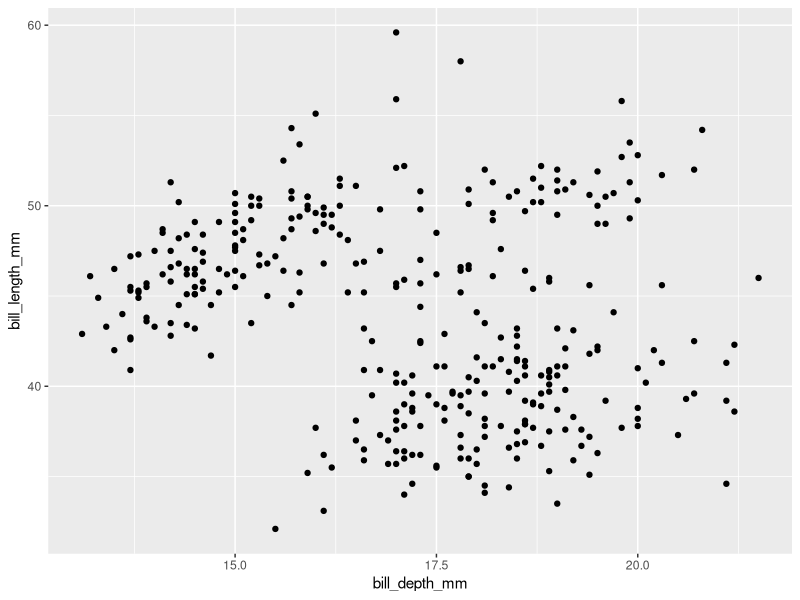
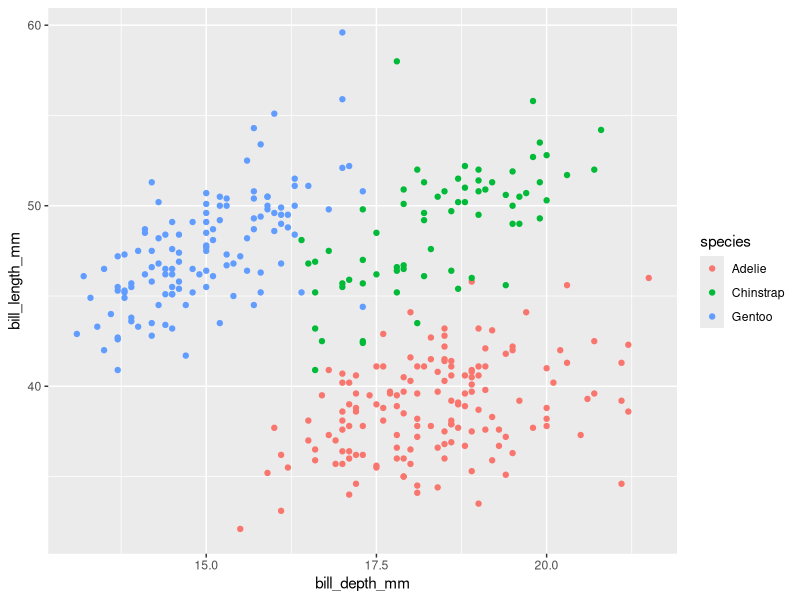
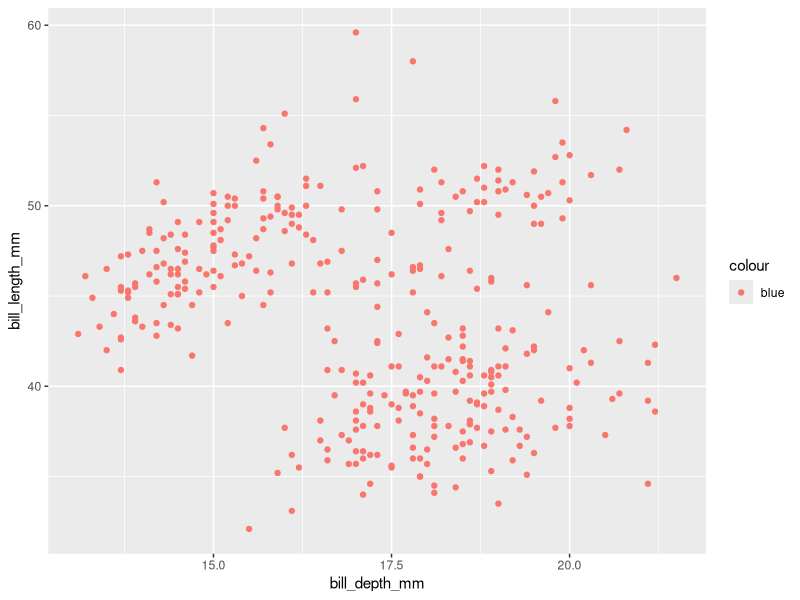
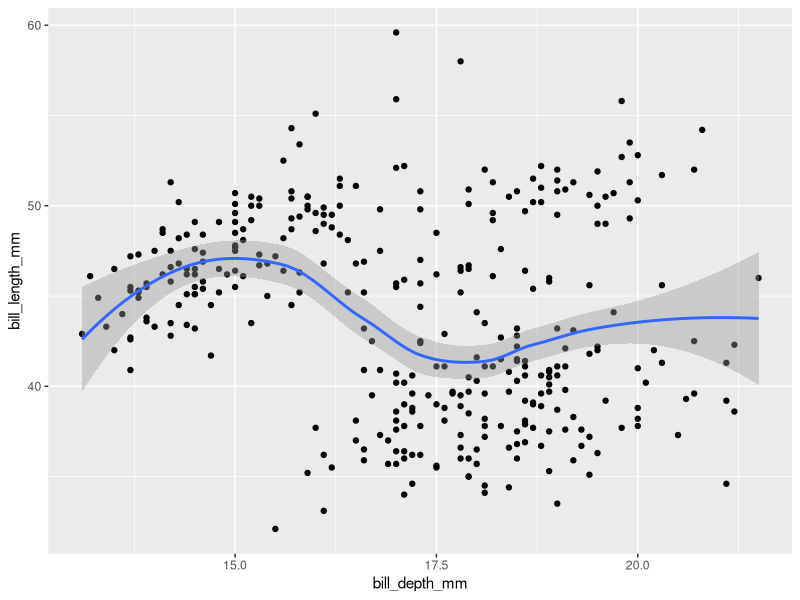
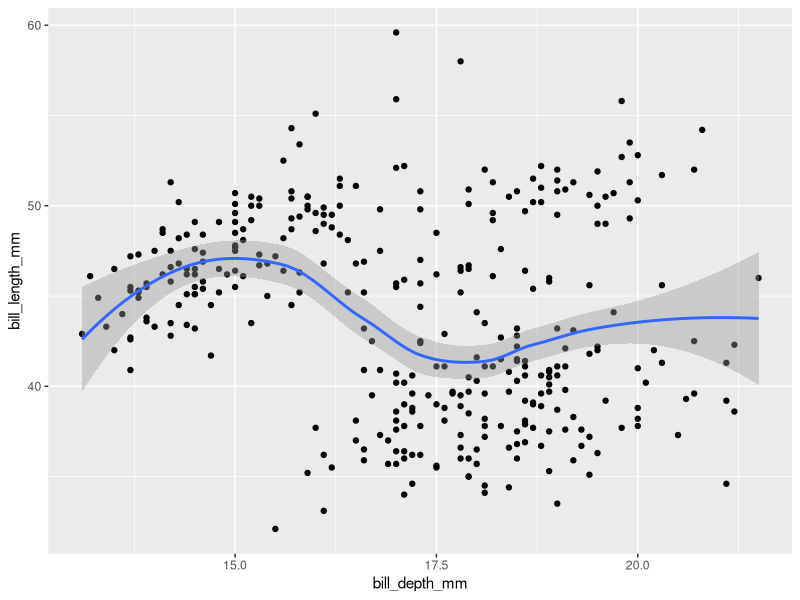
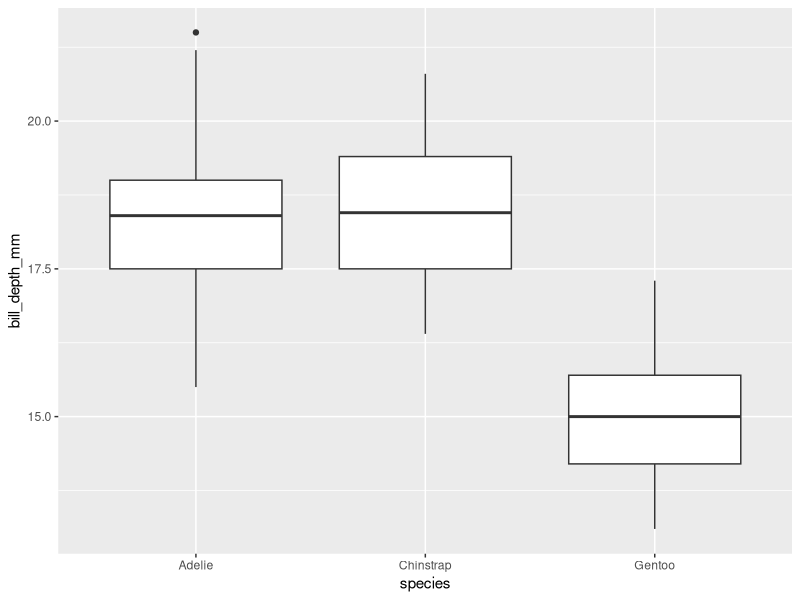
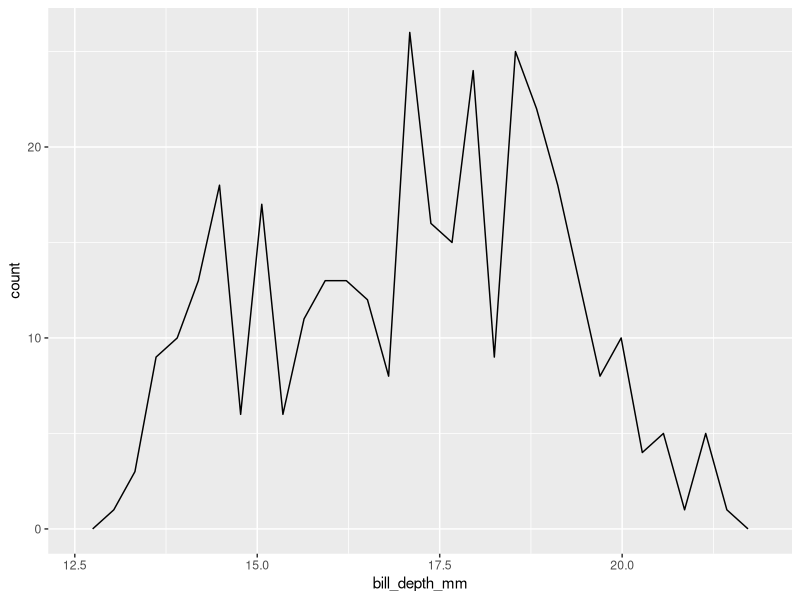
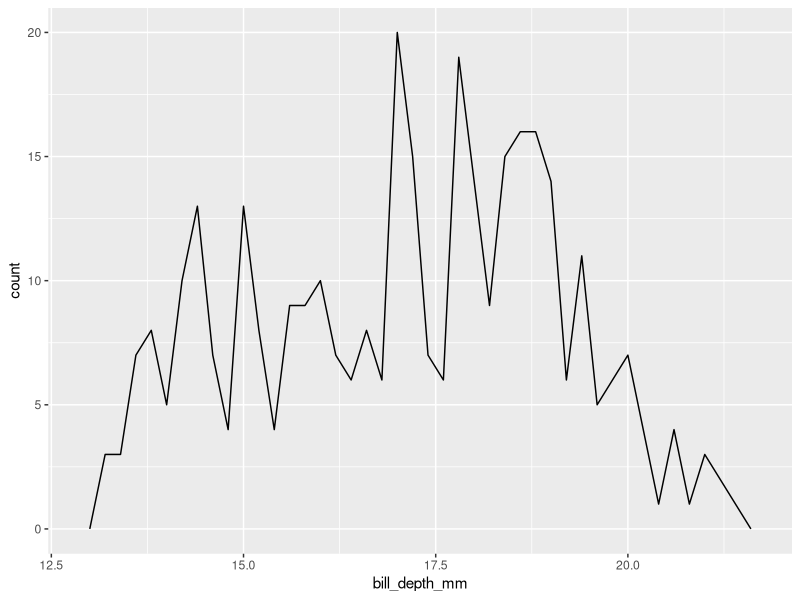

Write R code to recreate these figures, in order.
## ---- chunk 1
options(width = 71, pillar.print_max = 8)
knitr::opts_chunk$set(comment = "#>", collapse = TRUE, echo = TRUE)
## ---- chunk 2
library(tidyverse)
library(palmerpenguins)

penguins
## ---- chunk 3
ggplot(data = penguins) + 
  geom_point(
    mapping = aes(x = bill_depth_mm, y = bill_length_mm)
  )
## ---- chunk 4
ggplot(data = penguins) + 
  geom_point(
    mapping = aes(
      x = bill_depth_mm, 
      y = bill_length_mm,
      colour = species)
  )
## ---- chunk 5
ggplot(data = penguins) + 
  geom_point(
    mapping = aes(
      x = bill_depth_mm, 
      y = bill_length_mm,
      colour = "blue")
  )
## ---- chunk 6
ggplot(data = penguins) + 
  geom_point(mapping = aes(x = bill_depth_mm, y = bill_length_mm)) +
  geom_smooth(mapping = aes(x = bill_depth_mm, y = bill_length_mm))
## ---- chunk 7
ggplot(penguins, mapping = aes(bill_depth_mm, bill_length_mm)) + 
  geom_point() +
  geom_smooth()
## ---- chunk 8
ggplot(penguins) + 
  geom_boxplot(aes(species, bill_depth_mm))
## ---- chunk 9
ggplot(penguins) + 
  geom_freqpoly(aes(bill_depth_mm))
## ---- chunk 10
ggplot(penguins) + 
  geom_freqpoly(aes(bill_depth_mm), binwidth = .2)
## ---- chunk 11
ggplot(penguins) + 
  geom_freqpoly(aes(bill_depth_mm, colour = species), binwidth = 1)
## ---- chunk 12
ggplot(penguins) + 
  geom_freqpoly(aes(bill_depth_mm, after_stat(density), colour = species), binwidth = 1)
## ---- chunk 13
ggplot(penguins, aes())
